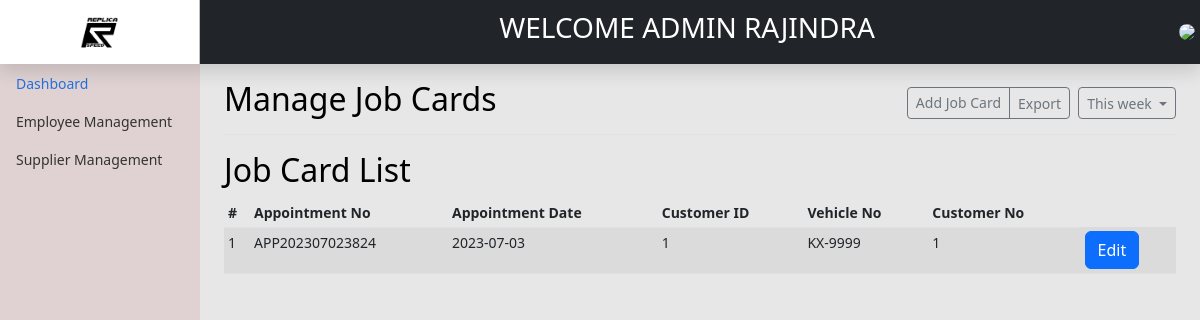
Page /backend/jobCard/viewJobCard.php (signed in) on the earlier database version.
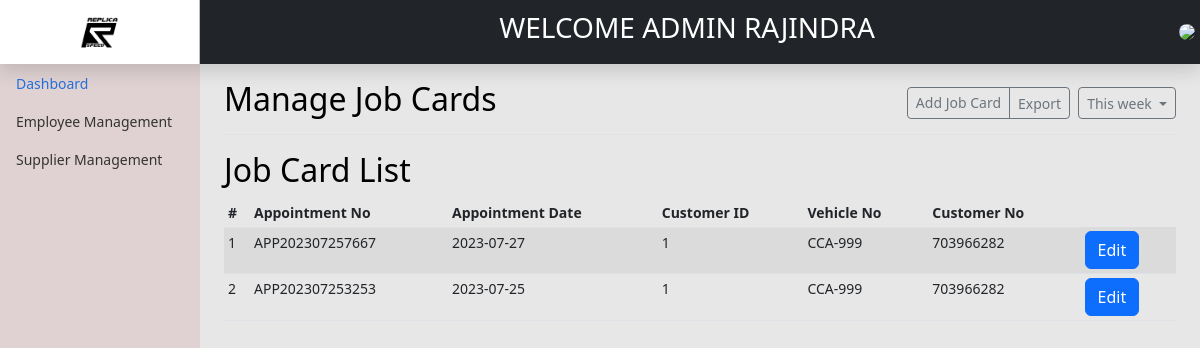
Same page on the later database version.
### tables this page shows
CREATE TABLE IF NOT EXISTS `job_cards` (
  `id` int(11) NOT NULL AUTO_INCREMENT,
  `JobCardNo` text NOT NULL,
  `JobCardType` int(1) NOT NULL,
  `AppointmentId` int(11) DEFAULT NULL,
  `Inspectionid` int(11) DEFAULT NULL,
  `empId` int(11) NOT NULL,
  `AppDate` date NOT NULL,
  `AppointmentNo` varchar(255) DEFAULT NULL,
  `InspectionNo` varchar(255) DEFAULT NULL,
  `CustomerId` int(11) NOT NULL,
  `VehicleNo` varchar(50) NOT NULL,
  `CustomerNo` int(11) NOT NULL,
  `timeslotidappointment` int(11) DEFAULT NULL,
  `JobCardCost` double(10,2) NOT NULL DEFAULT '0.00',
  `JobCardPrice` double(10,2) NOT NULL DEFAULT '0.00',
  `Status` int(1) NOT NULL,
  `AddUser` int(11) NOT NULL,
  `AddDate` date NOT NULL,
  `AddTime` time NOT NULL,
  `UpdateUser` int(11) DEFAULT NULL,
  `UpdateDate` date DEFAULT NULL,
  `UpdateTime` time DEFAULT NULL,
  PRIMARY KEY (`id`)
);

CREATE TABLE IF NOT EXISTS `customervehicles` (
  `vehicleId` int(11) NOT NULL AUTO_INCREMENT,
  `CustomerID` int(11) NOT NULL,
  `VehicleType` int(11) NOT NULL,
  `VehicleBrand` int(11) DEFAULT NULL,
  `VehicleModel` int(11) NOT NULL,
  `VehicleImage` varchar(255) NOT NULL,
  `registerLetter` varchar(20) NOT NULL,
  `RegistrationNo` varchar(255) NOT NULL,
  PRIMARY KEY (`vehicleId`)
);

### backend/jobCard/viewJobCard.php (the view, shortened to what this page needs)
<?php include'../header.php'; ?>
<main class="col-md-9 ms-sm-auto col-lg-10 px-md-4">
    <div class="d-flex justify-content-between flex-wrap flex-md-nowrap align-items-center pt-3 pb-2 mb-3 border-bottom">
        <h1 class="h2">Manage Job Cards</h1>
        <div class="btn-toolbar mb-2 mb-md-0">
            <div class="btn-group me-2">
                <a href="addJobCard.php" class="btn btn-sm btn-outline-secondary">Add Job Card</a>
                <button type="button" class="btn btn-sm btn-outline-secondary">Export</button>
            </div>
            <button type="button" class="btn btn-sm btn-outline-secondary dropdown-toggle">
                This week
            </button>
        </div>
    </div>
    <h2>Job Card List</h2>
    <div class="table-responsive">
        <?php
        $db = dbconn();
        $sql = "SELECT * FROM job_cards WHERE Status=2 ORDER BY job_cards.AppDate DESC ";
        $result = $db->query($sql);
        ?>
        <table class="table table-striped table-sm">
            <thead>
                <tr>
                    <th scope="col">#</th>
                    <th scope="col">Appointment No</th>
                    <th scope="col">Appointment Date</th>
                    <th scope="col">Customer ID</th>
                    <th scope="col">Vehicle No</th>
                    <th scope="col">Customer No</th>
                </tr>
            </thead>
            <tbody>
                <?php
                if ($result->num_rows > 0) {
                    $n = 1;
                    while ($row = $result->fetch_assoc()) {
                        ?>
                        <tr>
                            <td><?= $n ?></td>
                            <td><?= $row['AppointmentNo'] ?></td>
                            <td><?= $row['AppDate'] ?></td>
                            <td>
                                <?= $row['CustomerId'] ?></td>
                            <td>
                                <?php
                                $vehicle = $row['VehicleNo'];
                                $sqlVehicle = "SELECT * FROM customervehicles WHERE vehicleId='$vehicle'";
                                $resultVehicle = $db->query($sqlVehicle);
                                $rowVehicle = $resultVehicle->fetch_assoc();
                                ?>
                                <?= $rowVehicle['registerLetter'] . "-" . $rowVehicle['RegistrationNo']; ?>
                            </td>
                            <td><?= $row['CustomerNo'] ?></td>
                            <td>
                                <form method='post' action="editJobCard.php">
                                    <button type="submit" name="action" value="edit" class="btn btn-primary">Edit</button>
                                </form>
                            </td>
                        </tr>
                        <?php
                        $n++;
                    }
                }
                ?>
            </tbody>
        </table>
    </div>
</main>
<?php include'../footer.php'; ?>

Differences in the rows shown:
removed job_cards: AppointmentNo "APP202307023824", AppDate "2023-07-03", CustomerId "1", customervehicles.registerLetter "KX", customervehicles.RegistrationNo "9999", CustomerNo "1"
now on this page (row edited): job_cards: AppointmentNo "APP202307257667", AppDate "2023-07-27", CustomerId "1", customervehicles.registerLetter "CCA", customervehicles.RegistrationNo "999", CustomerNo "703966282"
now on this page (row edited): job_cards: AppointmentNo "APP202307253253", AppDate "2023-07-25", CustomerId "1", customervehicles.registerLetter "CCA", customervehicles.RegistrationNo "999", CustomerNo "703966282"
